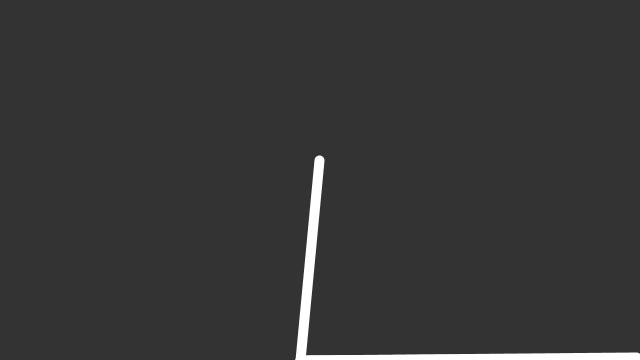
Frame 1 (no input)
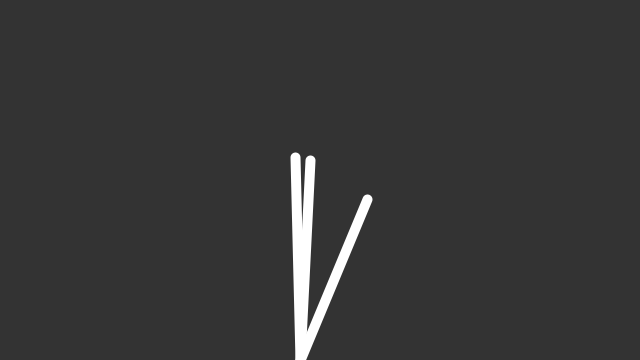
Frame 60 (the mouse pressed at the canvas centre just before this capture)
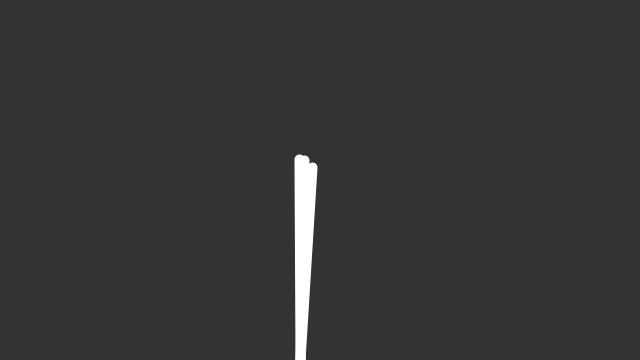
Frame 120 (the mouse held since frame 60 and released just before this capture)

The Processing sketch that drew these frames (run headless with seeded random() and noise(); from frame 60 on, the mouse is pressed at the canvas centre):

// Processing sketch: sketch_6_2_reference_2
// ── sketch_6_2_reference_2.pde
int num = 3; 
Spring[] springs = new Spring[num]; 
  int size = 200; 
 
void setup() {
  size(640, 360);
  noStroke(); 
  springs[0] = new Spring(width/2, height-size, 40, 0.98, 8.0, 0.1, springs, 0); 
  springs[1] = new Spring(width, height, 120, 0.95, 9.0, 0.1, springs, 1); 
  springs[2] = new Spring(width, height, 200, 0.90, 9.9, 0.1, springs, 2);
}
 
void draw() {
  background(51); 
 
  for (int i = 0; i<springs.length; i++) { 
    springs[i].update(); 
    springs[i].display();
  }
}

// ── soirng.pde
class Spring { 
 PVector pos = new PVector (0,0);
  PVector temppos = new PVector(0,0);
 PVector origin = new PVector(0,0);
   // Spring simulation constants 
  float mass;       // Mass 
  float k = 0.2;    // Spring constant 
  float damp;       // Damping 
  float rest_posx;  // Rest position X 
  float rest_posy;  // Rest position Y 
 
  float velx = 0.0;   // X Velocity 
  float vely = 0.0;   // Y Velocity 
  float accel = 0;    // Acceleration 
  float force = 0;    // Force 
 
  Spring[] friends;
  int me;
 
  // Constructor
  Spring(float x, float y, int s, float d, float m, 
    float k_in, Spring[] others, int id) { 
    pos.x = temppos.x = x; 
    pos.x = temppos.y = y;
    rest_posx = x;
    rest_posy = y;
    size = s;
    damp = d; 
    mass = m; 
    k = k_in;
    friends = others;
    me = id;
  } 
 
  void update() { 
    rest_posy = height-200; 
    rest_posx = 300;
 
    force = -k * (temppos.y - rest_posy);  // f=-ky 
    accel = force / mass;                 // Set the acceleration, f=ma == a=f/m 
    vely = damp * (vely + accel);         // Set the velocity 
    temppos.y = temppos.y + vely;           // Updated position 
 
    force = -k * (temppos.x - rest_posx);  // f=-ky 
    accel = force / mass;                 // Set the acceleration, f=ma == a=f/m 
    velx = damp * (velx + accel);         // Set the velocity 
    temppos.x = temppos.x + velx;           // Updated position
  } 
 
 
 
  void display() { 
    strokeWeight(10);
    stroke(255);
    line(rest_posx ,height , temppos.x, temppos.y);
 
 
  }}
